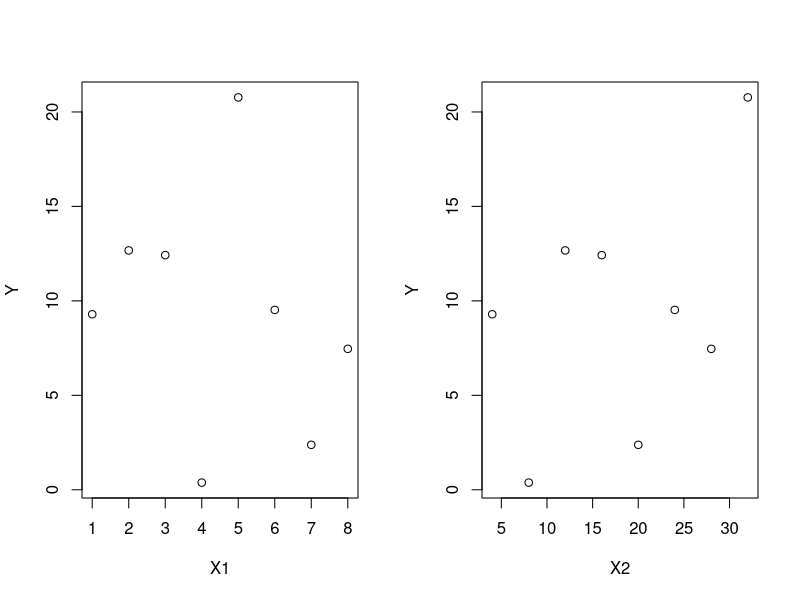

Reproduce this figure in R.
# MLR SIMULATION

D <- data.frame(
     y=c(9.29,12.67,12.42,0.38,20.77,9.52,2.38,7.46),
     x1=c(1.00,2.00,3.00,4.00,5.00,6.00,7.00,8.00),
     x2=c(4.00,12.00,16.00,8.00,32.00,24.00,20.00,28.00)
)

# a) Plot the observed values of y as a function of x1 and x2. Does it seem reasonable that either x1 or x2 can describe the variation in y?

par(mfrow=c(1,2))
plot(D$x1, D$y, xlab = "X1", ylab = "Y")
plot(D$x2, D$y, xlab = "X2", ylab = "Y")


# b) Estimate the parameters for the two models Yi = β0 + β1x1,i + єi,  єi~N(0,σ2) And Yi = β0 + β1x2,i + єi,  єi~N(0,σ2) and report the 95% confidence intervals for the parameters. Are any of the parameters significantly different from zero on a 95% confidence level?

lm.fit1 <- lm(y ~ x1, data = D)
lm.fit2 <- lm(y ~ x2, data = D)

confint(lm.fit1)

confint(lm.fit2)